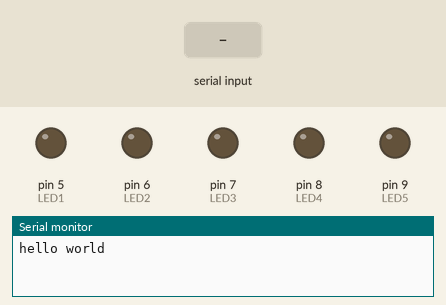
Recording of a sketch running on a simulated Arduino Uno, built with avr-gcc and run on an emulated ATmega328P. Shown: output pins drawn as LEDs (lit = HIGH), the last lines printed to the serial monitor. Inputs (shaded band) come from the test bench.

Above: at 1.2 s.
1.3 s: "1" received over Serial
At 2.5 s:
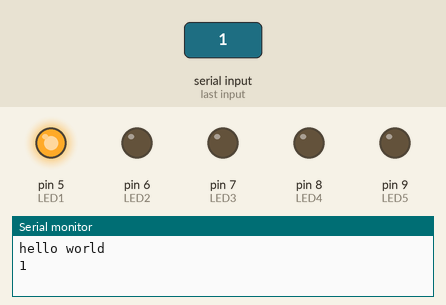
2.8 s: "1" received over Serial
At 3.7 s:
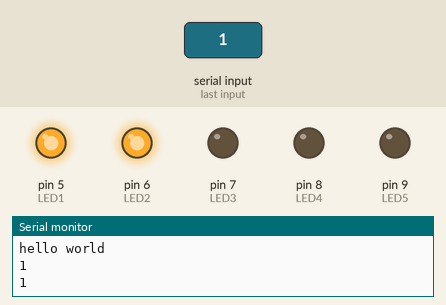
4.3 s: "S" received over Serial
5.8 s: "0" received over Serial
At 7.0 s:
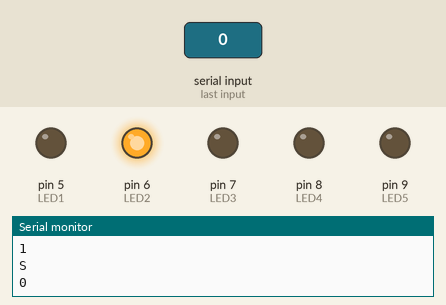
7.3 s: "2" received over Serial
At 8.3 s:
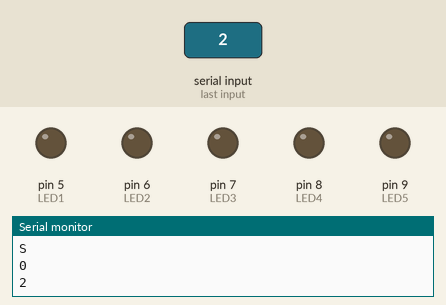
Timing chart, 0 to 9.8 s (numbered marks = the images above; inputs shaded):
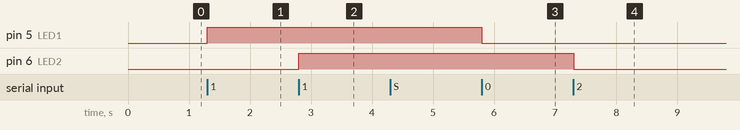

The sketch:

ReadSerial.ino
```cpp
int LED1 = 5;
int LED2 = 6;
int LED3 = 7;
int LED4 = 8;
int LED5 = 9;

int x;
char p, *l;
int ledup;

void setup(){
  Serial.begin(9600);
  Serial.println("hello world");
  reset();
  ledup = LED1;
}

void loop(){
  if(Serial.available()>0){
     p = Serial.read();
     Serial.println(p);
     if(ledup>LED5){
        ledup=LED1;
      }
     if(p=='S'){
       ledup=LED5;
     }else{
       if(p=='1'){
         analogWrite(ledup,255);
       }else{
         analogWrite(ledup,0);
       }
     }
     ledup++;
     delay(10);
  }

}

void reset(){
  analogWrite(LED1, 0);
  analogWrite(LED2, 0);
  analogWrite(LED3, 0);
  analogWrite(LED4, 0);
  analogWrite(LED5, 0);
}
```

Measured:
- after the input at 1.3 s, pin 5 (LED1): LOW → HIGH at once
- after the input at 2.8 s, pin 6 (LED2): LOW → HIGH at once
- after the input at 5.8 s, pin 5 (LED1): HIGH → LOW at once
- after the input at 7.3 s, pin 6 (LED2): HIGH → LOW at once
